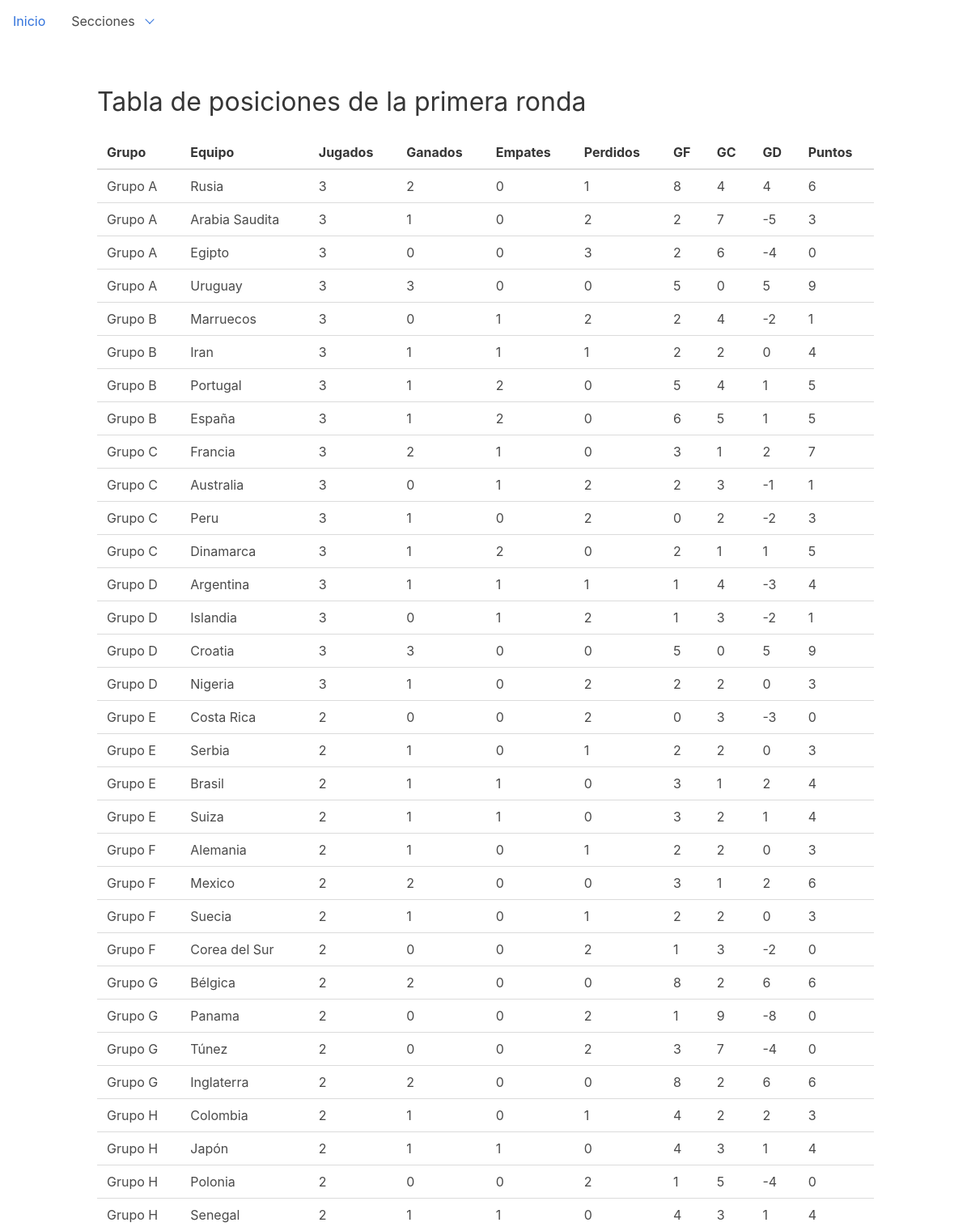
/dashboard/rounds, run on an earlier commit of the app's database.
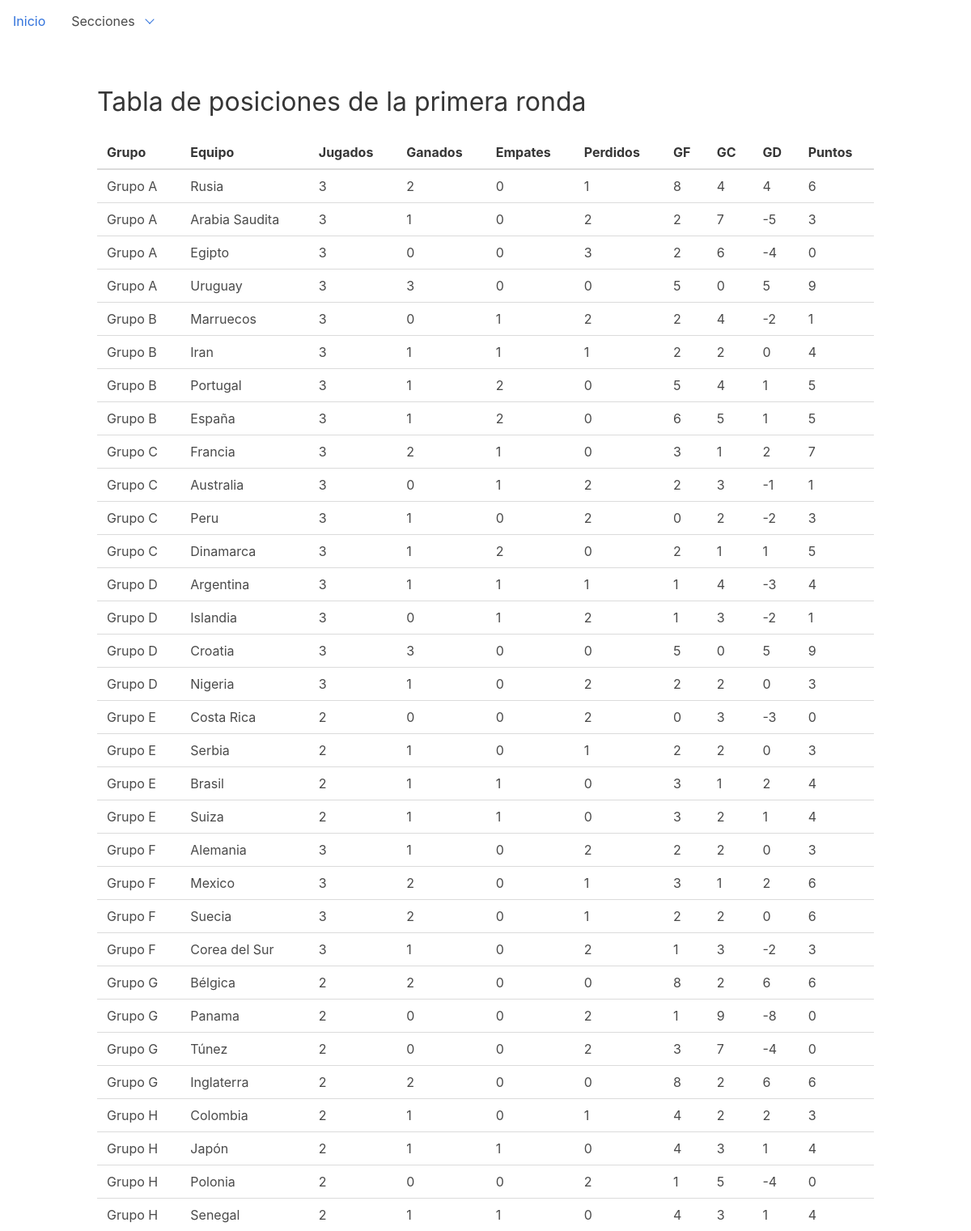
And on a later commit of the database.
### dashboard/models.py (models this page shows, shortened)
class Round(models.Model):
    ROUND_CHOICES = (
        ('1', 'Primera fase'),
        ('2', 'Octavos'),
        ('3', 'Cuarto'),
        ('4', 'Semifinales'),
        ('5', 'Tercer lugar'),
        ('6', 'Finales'),
    )
    stage = models.CharField(choices=ROUND_CHOICES, max_length=1, default='1')
    played_matches = models.IntegerField(default=0)
    won = models.IntegerField(default=0)
    draw = models.IntegerField(default=0)
    lose = models.IntegerField(default=0)
    points = models.IntegerField(default=0)
    goals_for = models.IntegerField(default=0)
    goals_against = models.IntegerField(default=0)
    goals_difference = models.IntegerField(default=0)
    position = models.CharField(default="", max_length=24)
    source = models.ForeignKey('Gambler', on_delete=models.DO_NOTHING, null=True)
    done = models.BooleanField(default=False)
    team = models.ForeignKey('Team', on_delete=models.DO_NOTHING)
    class Meta:
        ordering = ["stage", "team__group"]

class Team(models.Model):
    GROUP_CHOICES = (
        ('A', 'Grupo A'),
        ('B', 'Grupo B'),
        ('C', 'Grupo C'),
        ('D', 'Grupo D'),
        ('E', 'Grupo E'),
        ('F', 'Grupo F'),
        ('G', 'Grupo G'),
        ('H', 'Grupo H'),
    )
    group = models.CharField(choices=GROUP_CHOICES, max_length=1, null=True, default='A')
    name = models.CharField(max_length=32)
    code = models.CharField(max_length=32)
    cups = models.IntegerField(default=0)
    finals = models.IntegerField(default=0)
    semifinals = models.IntegerField(default=0)
    class Meta:
        ordering = ["name"]
    def __str__(self):
        return self.name

### dashboard/views.py (the view)
class RoundListView(ListView):
    model = Round
    def get_queryset(self):
        queryset = super(RoundListView, self).get_queryset()
        return queryset.filter(source__name="Oficial").order_by("team__group")

### templates/dashboard/round_list.html (shortened to what this page needs)
{% extends 'base.html' %}
{% block content %}
    <h1 class="title">Tabla de posiciones de la primera ronda</h1>
    <table class="sortable">
        <thead>
        <tr>
            <th>Grupo</th>
            <th>Equipo</th>
            <th>Jugados</th>
            <th>Ganados</th>
            <th>Empates</th>
            <th>Perdidos</th>
            <th>GF</th>
            <th>GC</th>
            <th>GD</th>
            <th>Puntos</th>
        </tr>
        </thead>
        <tbody>
        {% for round in round_list %}
            <tr>
                <td>{{ round.team.get_group_display }}</td>
                <td>{{ round.team }}</td>
                <td>{{ round.played_matches }}</td>
                <td>{{ round.won }}</td>
                <td>{{ round.draw }}</td>
                <td>{{ round.lose }}</td>
                <td>{{ round.goals_for }}</td>
                <td>{{ round.goals_against }}</td>
                <td>{{ round.goals_difference }}</td>
                <td>{{ round.points }}</td>
            </tr>
        {% endfor %}
        </tbody>
    </table>
{% endblock %}

What changed in the data, as far as the page shows it:
changed Round "Alemania": played_matches "2" → "3"; lose "1" → "2"
changed Round "Mexico": played_matches "2" → "3"; lose "0" → "1"
changed Round "Suecia": played_matches "2" → "3"; won "1" → "2"; points "3" → "6"
changed Round "Corea del Sur": played_matches "2" → "3"; won "0" → "1"; points "0" → "3"
